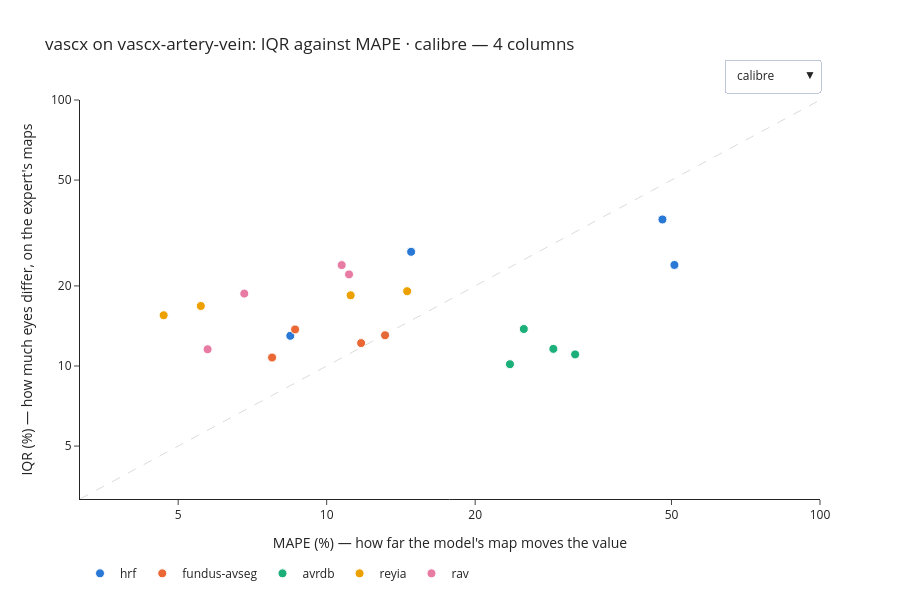

Notebook cell for this chart:
### Markdown cell above
#### 3.2.5 vascx

[vascx](../docs/projects/vascx.md), on VascX's artery/vein ensemble.

### Code cell
show_iqr_against_mape("vascx")

### Figure 1 — Plotly figure (JSON) as saved in the notebook; plotly's stock layout.template omitted (floating-point values rounded to 4 significant figures)
{"data": [{"customdata": [["full_cre_arteries", 1.812, 0.5442, 1.422, 44], ["full_cre_veins", 1.539, 0.4238, 1.159, 44], ["lw_diam_crcl_multiplier_1p16666666667_full_arteries", 0.7417, 0.09392, 1.08, 27], ["lw_diam_crcl_multiplier_1p16666666667_full_veins", 0.4731, 0.02538, 1.009, 23]], "hovertemplate": "%{text}<br><i>%{customdata[0]}</i><br>MAPE %{x:.3g} % · IQR %{y:.3g} %<br>IQR/MAPE %{customdata[1]:.2f}<br>ICC(A,1) %{customdata[2]:.2f} · SNR %{customdata[3]:.2f}<br>%{customdata[4]} photographs<extra>hrf</extra>", "legendgroup": "hrf", "marker": {"color": "#2a78d6", "line": {"color": "white", "width": 1}, "size": 9}, "meta": "calibre", "mode": "markers", "name": "hrf", "showlegend": true, "text": ["calibre/CRE-knudtson/artery/B", "calibre/CRE-knudtson/vein/B", "calibre/width/artery/length-weighted", "calibre/width/vein/length-weighted"], "type": "scatter", "visible": true, "x": [14.83, 8.439, 47.93, 50.69], "y": [26.87, 12.99, 35.55, 23.98]}, {"customdata": [["full_cre_arteries", 1.038, 0.3824, 1.489, 89], ["full_cre_veins", 1.388, 0.5634, 1.302, 89], ["lw_diam_crcl_multiplier_1p16666666667_full_arteries", 0.9935, 0.2806, 1.19, 75], ["lw_diam_crcl_multiplier_1p16666666667_full_veins", 1.59, 0.4109, 1.012, 76]], "hovertemplate": "%{text}<br><i>%{customdata[0]}</i><br>MAPE %{x:.3g} % · IQR %{y:.3g} %<br>IQR/MAPE %{customdata[1]:.2f}<br>ICC(A,1) %{customdata[2]:.2f} · SNR %{customdata[3]:.2f}<br>%{customdata[4]} photographs<extra>fundus-avseg</extra>", "legendgroup": "fundus-avseg", "marker": {"color": "#eb6834", "line": {"color": "white", "width": 1}, "size": 9}, "meta": "calibre", "mode": "markers", "name": "fundus-avseg", "showlegend": true, "text": ["calibre/CRE-knudtson/artery/B", "calibre/CRE-knudtson/vein/B", "calibre/width/artery/length-weighted", "calibre/width/vein/length-weighted"], "type": "scatter", "visible": true, "x": [11.74, 7.751, 13.13, 8.63], "y": [12.19, 10.76, 13.05, 13.72]}, {"customdata": [["full_cre_arteries", 0.3467, 0.02234, 0.9962, 44], ["full_cre_veins", 0.4317, 0.06416, 0.881, 55], ["lw_diam_crcl_multiplier_1p16666666667_full_arteries", 0.4025, 0.01682, 0.8419, 28], ["lw_diam_crcl_multiplier_1p16666666667_full_veins", 0.5489, 0.04798, 0.9125, 28]], "hovertemplate": "%{text}<br><i>%{customdata[0]}</i><br>MAPE %{x:.3g} % · IQR %{y:.3g} %<br>IQR/MAPE %{customdata[1]:.2f}<br>ICC(A,1) %{customdata[2]:.2f} · SNR %{customdata[3]:.2f}<br>%{customdata[4]} photographs<extra>avrdb</extra>", "legendgroup": "avrdb", "marker": {"color": "#1baf7a", "line": {"color": "white", "width": 1}, "size": 9}, "meta": "calibre", "mode": "markers", "name": "avrdb", "showlegend": true, "text": ["calibre/CRE-knudtson/artery/B", "calibre/CRE-knudtson/vein/B", "calibre/width/artery/length-weighted", "calibre/width/vein/length-weighted"], "type": "scatter", "visible": true, "x": [31.89, 23.52, 28.81, 25.1], "y": [11.05, 10.16, 11.6, 13.78]}, {"customdata": [["full_cre_arteries", 3.025, 0.808, 1.635, 424], ["full_cre_veins", 3.32, 0.8383, 1.765, 430], ["lw_diam_crcl_multiplier_1p16666666667_full_arteries", 1.649, 0.5553, 1.162, 344], ["lw_diam_crcl_multiplier_1p16666666667_full_veins", 1.312, 0.3549, 0.9809, 341]], "hovertemplate": "%{text}<br><i>%{customdata[0]}</i><br>MAPE %{x:.3g} % · IQR %{y:.3g} %<br>IQR/MAPE %{customdata[1]:.2f}<br>ICC(A,1) %{customdata[2]:.2f} · SNR %{customdata[3]:.2f}<br>%{customdata[4]} photographs<extra>reyia</extra>", "legendgroup": "reyia", "marker": {"color": "#eda100", "line": {"color": "white", "width": 1}, "size": 9}, "meta": "calibre", "mode": "markers", "name": "reyia", "showlegend": true, "text": ["calibre/CRE-knudtson/artery/B", "calibre/CRE-knudtson/vein/B", "calibre/width/artery/length-weighted", "calibre/width/vein/length-weighted"], "type": "scatter", "visible": true, "x": [5.558, 4.673, 11.18, 14.56], "y": [16.81, 15.51, 18.44, 19.11]}, {"customdata": [["full_cre_arteries", 2.749, 0.7991, 1.769, 89], ["full_cre_veins", 2.015, 0.7992, 1.78, 89], ["lw_diam_crcl_multiplier_1p16666666667_full_arteries", 2.233, 0.6194, 1.274, 79], ["lw_diam_crcl_multiplier_1p16666666667_full_veins", 1.991, 0.5065, 1.132, 76]], "hovertemplate": "%{text}<br><i>%{customdata[0]}</i><br>MAPE %{x:.3g} % · IQR %{y:.3g} %<br>IQR/MAPE %{customdata[1]:.2f}<br>ICC(A,1) %{customdata[2]:.2f} · SNR %{customdata[3]:.2f}<br>%{customdata[4]} photographs<extra>rav</extra>", "legendgroup": "rav", "marker": {"color": "#e87ba4", "line": {"color": "white", "width": 1}, "size": 9}, "meta": "calibre", "mode": "markers", "name": "rav", "showlegend": true, "text": ["calibre/CRE-knudtson/artery/B", "calibre/CRE-knudtson/vein/B", "calibre/width/artery/length-weighted", "calibre/width/vein/length-weighted"], "type": "scatter", "visible": true, "x": [6.807, 5.736, 10.73, 11.1], "y": [18.71, 11.56, 23.96, 22.1]}, {"customdata": [["lw_tort_dist_max_segment_len_0p2_crcl_multiplier_1p16666666667_full_arteries", 0.9246, 0.3932, 1.347, 44], ["lw_tort_dist_max_segment_len_0p2_crcl_multiplier_1p16666666667_full_veins", 0.7138, 0.4114, 1.373, 44]], "hovertemplate": "%{text}<br><i>%{customdata[0]}</i><br>MAPE %{x:.3g} % · IQR %{y:.3g} %<br>IQR/MAPE %{customdata[1]:.2f}<br>ICC(A,1) %{customdata[2]:.2f} · SNR %{customdata[3]:.2f}<br>%{customdata[4]} photographs<extra>hrf</extra>", "legendgroup": "hrf", "marker": {"color": "#2a78d6", "line": {"color": "white", "width": 1}, "size": 9}, "meta": "tortuosity", "mode": "markers", "name": "hrf", "showlegend": false, "text": ["tortuosity/hart-tau1/artery/length-weighted", "tortuosity/hart-tau1/vein/length-weighted"], "type": "scatter", "visible": false, "x": [0.9995, 0.8588], "y": [0.9242, 0.6131]}, {"customdata": [["lw_tort_dist_max_segment_len_0p2_crcl_multiplier_1p16666666667_full_arteries", 2.871, 0.8795, 2.28, 92], ["lw_tort_dist_max_segment_len_0p2_crcl_multiplier_1p16666666667_full_veins", 2.398, 0.7331, 1.514, 91]], "hovertemplate": "%{text}<br><i>%{customdata[0]}</i><br>MAPE %{x:.3g} % · IQR %{y:.3g} %<br>IQR/MAPE %{customdata[1]:.2f}<br>ICC(A,1) %{customdata[2]:.2f} · SNR %{customdata[3]:.2f}<br>%{customdata[4]} photographs<extra>fundus-avseg</extra>", "legendgroup": "fundus-avseg", "marker": {"color": "#eb6834", "line": {"color": "white", "width": 1}, "size": 9}, "meta": "tortuosity", "mode": "markers", "name": "fundus-avseg", "showlegend": false, "text": ["tortuosity/hart-tau1/artery/length-weighted", "tortuosity/hart-tau1/vein/length-weighted"], "type": "scatter", "visible": false, "x": [0.3352, 0.284], "y": [0.9625, 0.6811]}, {"customdata": [["lw_tort_dist_max_segment_len_0p2_crcl_multiplier_1p16666666667_full_arteries", 1.95, 0.5177, 1.118, 54], ["lw_tort_dist_max_segment_len_0p2_crcl_multiplier_1p16666666667_full_veins", 2.277, 0.8017, 1.532, 54]], "hovertemplate": "%{text}<br><i>%{customdata[0]}</i><br>MAPE %{x:.3g} % · IQR %{y:.3g} %<br>IQR/MAPE %{customdata[1]:.2f}<br>ICC(A,1) %{customdata[2]:.2f} · SNR %{customdata[3]:.2f}<br>%{customdata[4]} photographs<extra>avrdb</extra>", "legendgroup": "avrdb", "marker": {"color": "#1baf7a", "line": {"color": "white", "width": 1}, "size": 9}, "meta": "tortuosity", "mode": "markers", "name": "avrdb", "showlegend": false, "text": ["tortuosity/hart-tau1/artery/length-weighted", "tortuosity/hart-tau1/vein/length-weighted"], "type": "scatter", "visible": false, "x": [0.4525, 0.3689], "y": [0.8826, 0.8399]}, {"customdata": [["lw_tort_dist_max_segment_len_0p2_crcl_multiplier_1p16666666667_full_arteries", 2.518, 0.6984, 1.436, 462], ["lw_tort_dist_max_segment_len_0p2_crcl_multiplier_1p16666666667_full_veins", 2.674, 0.7849, 1.699, 462]], "hovertemplate": "%{text}<br><i>%{customdata[0]}</i><br>MAPE %{x:.3g} % · IQR %{y:.3g} %<br>IQR/MAPE %{customdata[1]:.2f}<br>ICC(A,1) %{customdata[2]:.2f} · SNR %{customdata[3]:.2f}<br>%{customdata[4]} photographs<extra>reyia</extra>", "legendgroup": "reyia", "marker": {"color": "#eda100", "line": {"color": "white", "width": 1}, "size": 9}, "meta": "tortuosity", "mode": "markers", "name": "reyia", "showlegend": false, "text": ["tortuosity/hart-tau1/artery/length-weighted", "tortuosity/hart-tau1/vein/length-weighted"], "type": "scatter", "visible": false, "x": [0.3285, 0.2822], "y": [0.827, 0.7545]}, {"customdata": [["lw_tort_dist_max_segment_len_0p2_crcl_multiplier_1p16666666667_full_arteries", 2.035, 0.745, 1.484, 85], ["lw_tort_dist_max_segment_len_0p2_crcl_multiplier_1p16666666667_full_veins", 1.504, 0.564, 1.216, 78]], "hovertemplate": "%{text}<br><i>%{customdata[0]}</i><br>MAPE %{x:.3g} % · IQR %{y:.3g} %<br>IQR/MAPE %{customdata[1]:.2f}<br>ICC(A,1) %{customdata[2]:.2f} · SNR %{customdata[3]:.2f}<br>%{customdata[4]} photographs<extra>rav</extra>", "legendgroup": "rav", "marker": {"color": "#e87ba4", "line": {"color": "white", "width": 1}, "size": 9}, "meta": "tortuosity", "mode": "markers", "name": "rav", "showlegend": false, "text": ["tortuosity/hart-tau1/artery/length-weighted", "tortuosity/hart-tau1/vein/length-weighted"], "type": "scatter", "visible": false, "x": [0.441, 0.4495], "y": [0.8975, 0.6762]}], "layout": {"height": 600, "legend": {"orientation": "h", "y": -0.15}, "shapes": [{"line": {"color": "#8a8984", "dash": "dash", "width": 1}, "type": "line", "x0": 0.001, "x1": 100000.0, "y0": 0.001, "y1": 100000.0}], "title": "vascx on vascx-artery-vein: IQR against MAPE · calibre — 4 columns", "updatemenus": [{"buttons": [{"args": [{"showlegend": [true, true, true, true, true, false, false, false, false, false], "visible": [true, true, true, true, true, false, false, false, false, false]}, {"title": "vascx on vascx-artery-vein: IQR against MAPE · calibre — 4 columns", "xaxis.range": [0.5, 2.0], "xaxis.ticktext": ["5", "10", "20", "50", "100"], "xaxis.tickvals": [5, 10, 20, 50, 100], "yaxis.range": [0.5, 2.0], "yaxis.ticktext": ["5", "10", "20", "50", "100"], "yaxis.tickvals": [5, 10, 20, 50, 100]}], "label": "calibre", "method": "update"}, {"args": [{"showlegend": [false, false, false, false, false, true, true, true, true, true], "visible": [false, false, false, false, false, true, true, true, true, true]}, {"title": "vascx on vascx-artery-vein: IQR against MAPE · tortuosity — 2 columns", "xaxis.range": [-1.0, 0.0], "xaxis.ticktext": ["0.1", "0.2", "0.5", "1"], "xaxis.tickvals": [0.1, 0.2, 0.5, 1], "yaxis.range": [-1.0, 0.0], "yaxis.ticktext": ["0.1", "0.2", "0.5", "1"], "yaxis.tickvals": [0.1, 0.2, 0.5, 1]}], "label": "tortuosity", "method": "update"}], "direction": "down", "showactive": true, "x": 1, "xanchor": "right", "y": 1.02, "yanchor": "bottom"}], "xaxis": {"range": [0.5, 2.0], "ticktext": ["5", "10", "20", "50", "100"], "tickvals": [5, 10, 20, 50, 100], "title": {"text": "MAPE (%) — how far the model's map moves the value"}, "type": "log"}, "yaxis": {"range": [0.5, 2.0], "ticktext": ["5", "10", "20", "50", "100"], "tickvals": [5, 10, 20, 50, 100], "title": {"text": "IQR (%) — how much eyes differ, on the expert's maps"}, "type": "log"}}}
